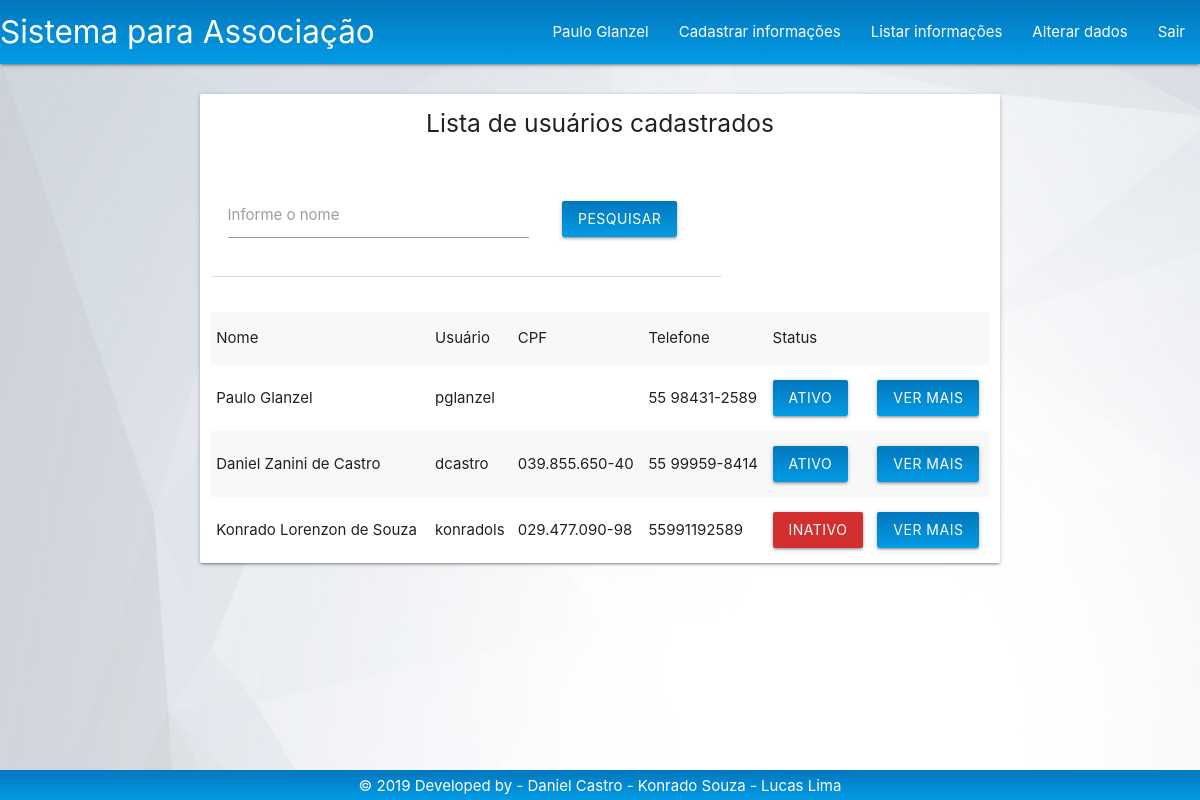
Screenshot of /Tela/listarUsuario.php (signed in) with the database file from the repository.
### tables this page shows
CREATE TABLE `usuario` (
  `id` int(11) NOT NULL,
  `nome` varchar(100) DEFAULT NULL,
  `usuario` varchar(50) NOT NULL,
  `senha` varchar(150) NOT NULL,
  `cidade` varchar(100) DEFAULT NULL,
  `bairro` varchar(100) DEFAULT NULL,
  `rua` varchar(100) DEFAULT NULL,
  `numero` varchar(20) DEFAULT NULL,
  `cep` varchar(10) NOT NULL,
  `cpf` varchar(14) DEFAULT NULL,
  `rg` varchar(30) DEFAULT NULL,
  `data_nasc` varchar(20) NOT NULL,
  `telefone` varchar(15) DEFAULT NULL,
  `email` varchar(100) DEFAULT NULL,
  `pode_logar` varchar(30) DEFAULT NULL,
  `administrador` varchar(50) NOT NULL
);

### Modelo/usuario.php (called while the page is built, shortened)
<?php
class usuario {
    private $nome;
    private $administrador;
    function getNome() {
        return $this->nome;
    }
    function getAdministrador() {
        return $this->administrador;
    }
}

### Controle/usuarioPDO.php (called while the page is built, shortened)
<?php
if (!realpath("./index.php")) {
    include_once '../Modelo/usuario.php';
} else {
    include_once "./Controle/conexao.php";
    include_once './Modelo/usuario.php';
    include_once './Modelo/aluno.php';
    include_once './Modelo/diretoria.php';
}
class usuarioPDO {
    public function litarUsuarios() {
        $conexao = new conexao();
        $pdo = $conexao->getConexao();
        $sql = $pdo->prepare("SELECT * FROM usuario;");
        $sql->execute();
        return $sql;
    }
}

### Tela/listarUsuario.php (the view, shortened to what this page needs)
<?php
include_once '../Modelo/usuario.php';
?>
<!DOCTYPE html>
<html>
        <?php
        include_once '../Base/header.php';
        ?>
    <body class="homeimg">
        <?php
        include_once '../Base/nav.php';
        ?>
        <div class="row ">
            <br>
            <div class="col s8 offset-s2 card">
                <h5 class="center">Lista de usuários cadastrados</h5>
                <div class="row center">
                    <form method="post" action="../Controle/usuarioPDO.php?function=litarUsuarios" class="col s8 input-field">
                        <table>
                            <tr>
                                <td>
                                    <div class="input-field col s12 ">
                                        <input required="true"  class="input-field" type="text" name="pesquisar">
                                        <label for="pesquisar">Informe o nome</label>
                                    </div>
                                </td>
                                <td>
                                    <div class="col s2">
                                        <input type="submit" class="btn corpadrao inline" value="Pesquisar">
                                    </div>
                                </td>
                            </tr>
                        </table>
                    </form>
                </div>
                <table class="striped">
                    <tr>
                        <td>Nome</td>
                        <td>Usuário</td>
                        <td>CPF</td>
                        <td>Telefone</td>
                        <td>Status</td>
                        <td></td>
                    </tr>
                    <?php
                    include_once '../Controle/usuarioPDO.php';
                    $usuarioListar = new usuarioPDO();
                    if (isset($_POST['pesquisar'])) {
                        $sql = $usuarioListar->litarUsuarios();
                    } else {
                        $sql = $usuarioListar->litarUsuarios();
                    }
                    while ($resultado = $sql->fetch()) {
                        echo "<tr>";
                        echo "<td>" . $resultado['nome'] . "</td>";
                        echo "<td>" . $resultado['usuario'] . "</td>";
                        echo "<td>" . $resultado['cpf'] . "</td>";
                        echo "<td>" . $resultado['telefone'] . "</td>";
                        if (($resultado['pode_logar'] == 'true')) {
                            echo "<td>";
                            ?><a class="btn corpadrao" href="../Controle/usuarioPDO.php?function=tornarUsuarioInativo&id=
                               <?php echo $resultado['id'] ?>">Ativo</a>
                               <?php
                               echo "</td>";
                           } else {
                               echo "<td>";
                               ?>
                            <a class="btn red darken-2" href="../Controle/usuarioPDO.php?function=tornarUsuarioAtivo&id=
                               <?php echo $resultado['id'] ?>">Inativo</a><?php
                               echo "</td>";
                           }
                           echo "<td>";
                           ?><a class="btn corpadrao" href="#">Ver mais</a><?php
                        echo "</td>";
                        echo "</tr>";
                    }
                    ?>
                </table>
            </div>
            <div class="col s2"></div>
        </div>
        <?php include_once '../Base/footer.php';?>
    </body>
</html>

### Base/header.php (shortened to what this page needs)
<?php
if (realpath("./index.php")) {
    $pontos = "";
} else {
    $pontos = ".";
}
?>
<link rel="stylesheet" href="<?php echo $pontos; ?>./css/materialize.css">
<link rel="stylesheet" href="<?php echo $pontos; ?>./css/custom.css">

### Base/nav.php (shortened to what this page needs)
<?php
if (isset($_SESSION['usuario'])) {
    include_once '../Modelo/usuario.php';
    $usuario = unserialize($_SESSION['usuario']);
    if ($usuario->getAdministrador() == 'true') {
        include_once '../Base/navAdministrativa.php';
    } else {
            include_once '../Base/navPadrao.php';
    }
} else {
    include_once '../Base/navBar.php';
}

### Base/navAdministrativa.php (shortened to what this page needs)
<?php
if (realpath("./index.php")) {
    $pontos = "";
} else {
    $pontos = ".";
}
?>
<nav class="nav-extended corpadrao">
    <div class="nav-wrapper">
        <a href="<?php echo $pontos; ?>./Tela/home.php" class="brand-logo">Sistema para Associação</a>
        <ul id="nav-mobile" class="right hide-on-med-and-down">
            <li><a class='dropdown-trigger' data-target='dropdown1'>
                <?php
                $usuario = unserialize($_SESSION['usuario']);
                echo $usuario->getNome();
                ?>
                </a></li>
            <li><a class='dropdown-trigger' data-target='dropdown2'>Cadastrar informações</a></li>
            <li><a class='dropdown-trigger' data-target='dropdown4'>Listar informações</a></li>
            <li><a class='dropdown-trigger' data-target='dropdown3'>Alterar dados</a></li>
            <li><a href="<?php echo $pontos; ?>./Controle/usuarioPDO.php?function=logout">Sair</a></li>
        </ul>
    </div>
</nav>

### Base/footer.php
<footer class="center corpadrao">
    <a href="http://nobadserver.com">    <div class="footer-copyright white-text" >
            © 2019 Developed by - Daniel Castro - Konrado Souza - Lucas Lima
        </div></a>
</footer>

### css/custom.css (style rules this page uses)
footer { position: fixed; bottom: 0; width: 100%; padding-top: 5px; padding-bottom: 3px; }
.homeimg { background-image: url('../Img/bg2.jpg'); background-size: 100% 100%; background-attachment: fixed; }
.corpadrao { background: linear-gradient(to bottom, #0277bd , #039be5); }

### rows the page displays
usuario: nome "Paulo Glanzel", usuario "pglanzel", telefone "55 98431-2589"
usuario: nome "Daniel Zanini de Castro", usuario "dcastro", cpf "039.855.650-40", telefone "55 99959-8414"
usuario: nome "Konrado Lorenzon de Souza", usuario "konradols", cpf "029.477.090-98", telefone "55991192589"

### other values shown
$usuario->getNome() "Paulo Glanzel"
